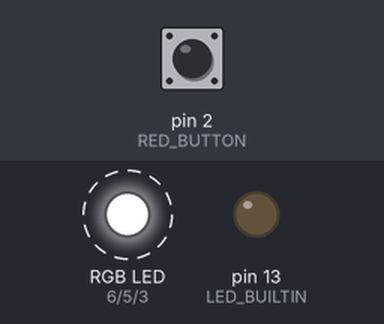
Simulated run of this sketch. Board: Arduino Uno, built with avr-gcc and run on an emulated ATmega328P. On the bench: an RGB LED mixed from three pins (HIGH = lit), output pins drawn as LEDs (lit = HIGH). Dashed ring = blinking. The inputs (shaded band) are chosen by the test bench; at power-on: pin 2 (RED_BUTTON) HIGH.

Above: at 1.2 s.
1.3 s: pin 2 (RED_BUTTON) pulled LOW for 0.15 s
At 3.8 s:
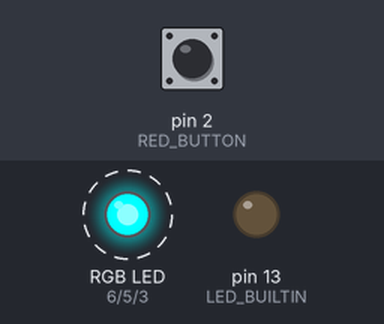
4.3 s: pin 2 (RED_BUTTON) pulled LOW for 1 s
At 5.15 s:
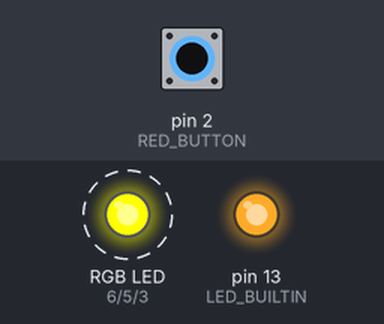
7.3 s: pin 2 (RED_BUTTON) pulled LOW for 0.15 s
At 8.6 s:
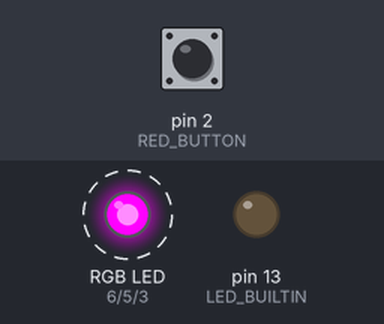
10.3 s: pin 2 (RED_BUTTON) pulled LOW for 3.2 s
At 10.7 s:
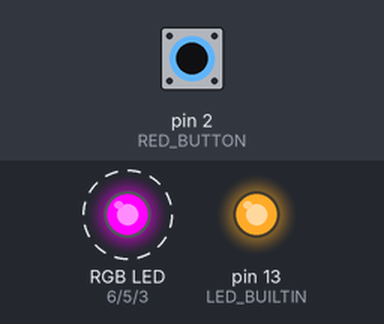
Timing chart, 0 to 16.0 s (numbered marks = the images above; inputs shaded):
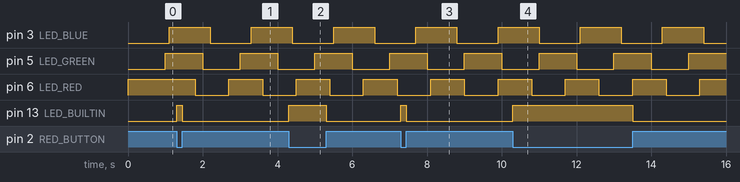

The sketch:

z2.ino
```cpp
#define LED_RED 6
#define LED_GREEN 5
#define LED_BLUE 3

#define RED_BUTTON 2
#define GREEN_BUTTON 4

void initRGB()
{
    pinMode(LED_BUILTIN, OUTPUT);
    digitalWrite(LED_BUILTIN, LOW);

    pinMode(LED_RED, OUTPUT);
    digitalWrite(LED_RED, HIGH);

    pinMode(LED_GREEN, OUTPUT);
    digitalWrite(LED_GREEN, LOW);

    pinMode(LED_BLUE, OUTPUT);
    digitalWrite(LED_BLUE, LOW);
}

void initButtons()
{
    pinMode(RED_BUTTON, INPUT_PULLUP);
    pinMode(GREEN_BUTTON, INPUT_PULLUP);
}

void setup()
{
    initButtons();
    initRGB();
}

void redCoroutine()
{
    const unsigned long redChangePeriod = 900UL;
    static int redState = LOW;
    static unsigned long redLastChange = 0UL;

    if (millis() - redLastChange >= redChangePeriod)
    {
        if (redState == HIGH)
        {
            redState = LOW;
        }
        else
        {
            redState = HIGH;
        }

        digitalWrite(LED_RED, redState);
        redLastChange += redChangePeriod;
    }
}

void greenCoroutine()
{
    const unsigned long greenChangePeriod = 1000UL;
    static int greenState = LOW;
    static unsigned long greenLastChange = 0UL;

    if (millis() - greenLastChange >= greenChangePeriod)
    {
        if (greenState == HIGH)
        {
            greenState = LOW;
        }
        else
        {
            greenState = HIGH;
        }

        digitalWrite(LED_GREEN, greenState);
        greenLastChange += greenChangePeriod;
    }
}

void blueCoroutine()
{
    const unsigned long blueChangePeriod = 1100UL;
    static int blueState = LOW;
    static unsigned long blueLastChange = 0UL;

    if (millis() - blueLastChange >= blueChangePeriod)
    {
        if (blueState == HIGH)
        {
            blueState = LOW;
        }
        else
        {
            blueState = HIGH;
        }

        digitalWrite(LED_BLUE, blueState);
        blueLastChange += blueChangePeriod;
    }
}

void readButtonSetLed()
{
    if (digitalRead(RED_BUTTON) == LOW)
        digitalWrite(LED_BUILTIN, HIGH);
    else
        digitalWrite(LED_BUILTIN, LOW);
}

void loop()
{
    redCoroutine();
    greenCoroutine();
    blueCoroutine();
    readButtonSetLed();
}
```

Measured:
- after the input at 1.3 s, pin 13 (LED_BUILTIN): LOW → HIGH at once, → LOW 0.15 s later
- after the input at 4.3 s, pin 13 (LED_BUILTIN): LOW → HIGH at once, → LOW 1.0 s later
- after the input at 7.3 s, pin 13 (LED_BUILTIN): LOW → HIGH at once, → LOW 0.15 s later
- after the input at 10.3 s, pin 13 (LED_BUILTIN): LOW → HIGH at once, → LOW 3.2 s later
- by itself, pin 3 (LED_BLUE): alternates HIGH for 1.1 s and LOW for 1.1 s
- by itself, pin 5 (LED_GREEN): alternates HIGH for 1.0 s and LOW for 1.0 s
- by itself, pin 6 (LED_RED): alternates HIGH for 0.90 s and LOW for 0.90 s
